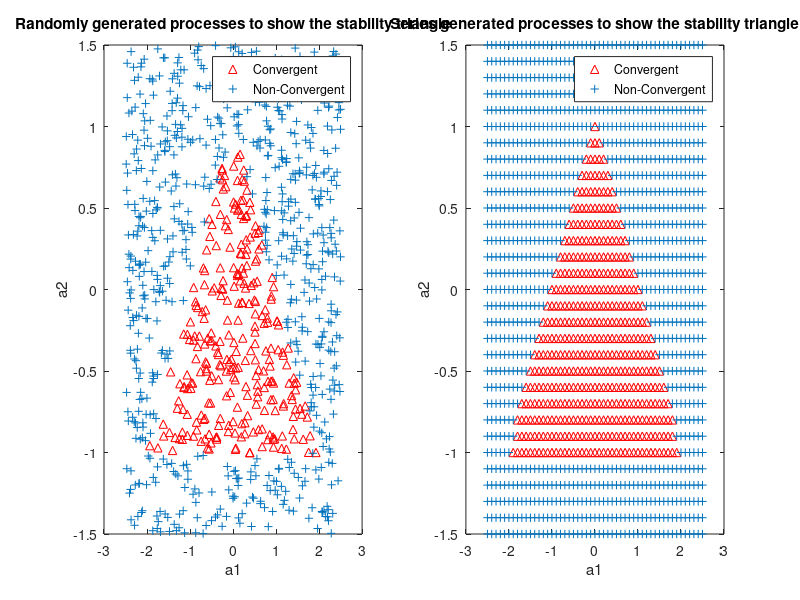

Source code (MATLAB): (Note: this script raises an error after producing the figure.)
clear all; close all;

%% 2.4.1

a1 = -2.5 + 5*rand(1000,1);
a2 = -1.5 + 3*rand(1000,1);

a1stable = [];
a2stable = [];
a1unstable = [];
a2unstable = [];

for i = 1:length(a1)
    w = randn(1000, 1);
    x = zeros(1000, 1);
    x(1) = w(1);
    x(2) = w(2);
    for j = 3:1000
        x(j) = a1(i)*x(j-1) + a2(i)*x(j-2);
    end
    if(abs(x(1000)) < 10)
        a1stable = [a1stable a1(i)];
        a2stable = [a2stable a2(i)];
    else
        a1unstable = [a1unstable a1(i)];
        a2unstable = [a2unstable a2(i)];
    end
end
subplot (1,2,1);
plot(a1stable, a2stable, '^r')
hold on;
plot(a1unstable, a2unstable, '+')
hold off;
legend('Convergent', 'Non-Convergent');
xlabel('a1');
ylabel('a2');
title('Randomly generated processes to show the stability triangle');


%  We don't need to define a1 as we are using it build in to the for loop
a2 = -1.5:0.1:1.5;

a1stable = [];
a2stable = [];
a1unstable = [];
a2unstable = [];

for a1 = -2.5:0.1:2.5
    for k = 1:length(a2)
        w = randn(1000, 1);
        x = zeros(1000, 1);
        x(1) = w(1);
        x(2) = w(2);
        for j = 3:1000
            x(j) = a1*x(j-1) + a2(k)*x(j-2);
        end
        if(abs(x(1000)) < 10)
            a1stable = [a1stable a1];
            a2stable = [a2stable a2(k)];
        else
            a1unstable = [a1unstable a1];
            a2unstable = [a2unstable a2(k)];
        end
    end
end


subplot (1,2,2);
plot(a1stable, a2stable, '^r')
hold on;
plot(a1unstable, a2unstable, '+')
hold off;
legend('Convergent', 'Non-Convergent');
xlabel('a1');
ylabel('a2');
title('Series generated processes to show the stability triangle');

%% 2.4.2 Sunspot Models
load('sunspot.dat')
sunspotdata = sunspot(:, 2);
figure;

N5 = xcorr(sunspotdata(50:55));
subplot(3, 1, 1);
plot(N5);
title('Sunspots Autocorrelation, N=5');
xlabel('Correlation Lag');
ylabel('Correlation');

subplot(3, 1, 2)
N20 = xcorr(sunspotdata(50:69));
plot(N20);
title('Sunspots Autocorrelation, N=20');
xlabel('Correlation Lag');
ylabel('Correlation');

subplot(3, 1, 3)
N250 = xcorr(sunspotdata(1:250));
plot(N250)
title('Sunspots Autocorrelation, N=250');
xlabel('Correlation Lag');
ylabel('Correlation');

% Here we take the zero mean version
sm = mean(sunspotdata);
zms = sunspotdata - sm;

figure;
N5 = xcorr(zms(50:55));
figure;
subplot(3, 1, 1)
plot(N5)
title('Zero Mean Sunspots Autocorrelation, N=5');
xlabel('Correlation Lag');
ylabel('Correlation');

subplot(3, 1, 2)
N20 = xcorr(zms(50:69));
plot(N20)
title('Zero Mean Sunspots Autocorrelation, N=20');
xlabel('Correlation Lag');
ylabel('Correlation');


subplot(3, 1, 3)
N250 = xcorr(zms(1:250));
plot(N250)
title('Zero Mean Sunspots Autocorrelation, N=250');
xlabel('Correlation Lag');
ylabel('Correlation');


%% 2.4.3

A = 1;

for i = 1:10
    out = aryule(sunspotdata, i);
    A = [A out(i+1)];
end

% For the zero mean and unit variance version
Auv = 1;
zmsunscore = zscore(sunspotdata);

for i = 1:10
    out = aryule(zmsunscore, i);
    Auv = [Auv out(i+1)];
end

figure;
hold on;
stem(1:11, A)
stem(1:11, Auv, 'diamondr')
legend('PCF (Partial Correlation Function)', 'PCF with Zero Mean, Unit Variance')


%% 2.4.4

N = length(sunspotdata);

MDL = [];
AIC = [];
Error = [];

for i = 1:50
    % We can use E as the square of the 
   [a, E] = aryule(sunspotdata, i);
   MDL = [MDL (log(E) + (i*log(N)/N))];
   AIC = [AIC (log(E) + 2*i/N)];
   Error = [Error log(E)];
end

figure;
plot(MDL);
hold on;
plot(AIC, 'r');
plot(Error, 'g')

xlim([1 50]);
legend('MDL', 'AIC', 'Cumulative Squared Error');
xlabel('Model Order');
ylabel('Model Error');
title('MDL, AIC and Cumulative Squared Error');
grid on;
